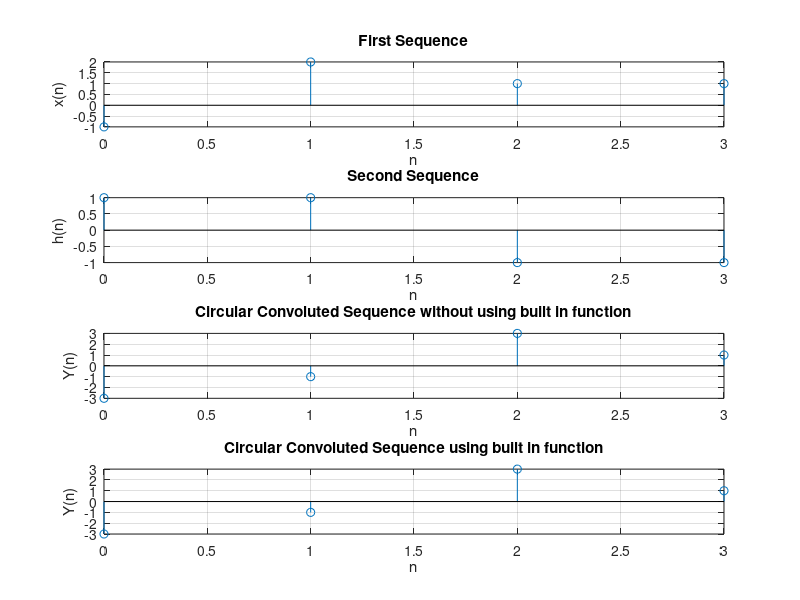

This figure's MATLAB source:
clc;
clear all;
close all;
x = [-1 2 1 1]; % first sequence
h = [1 1 -1 -1]; % second sequence

m=length(x);%length of sequence x(n)
n=length(h);%length of sequence h(n)
N=max(m,n);%length of output sequence y(n)

%For equating both sequence length
x=[x,zeros(1,N-m)];
h=[h,zeros(1,N-n)];

% circular convolution using formula
for n=1:N
    Y(n)=0;
    for i=1:N
        j=n-i+1;
        if(j<=0)
            j=N+j;
        end
        Y(n)=[Y(n)+x(i)*h(j)];
    end
end
n=0:N-1;%Range of all Sequences

% display and ploting signals
subplot(411)
stem(n,x)
xlabel('n')
ylabel('x(n)')
title('First Sequence')
grid on;

subplot(412)
stem(n,h)
xlabel('n')
ylabel('h(n)')
title('Second Sequence')
grid on;

subplot(413)
stem(n,Y)
xlabel('n')
ylabel('Y(n)')
title('Circular Convoluted Sequence without using built in function')
grid on;

subplot(414)
stem(n,cconv(x,h,N))
xlabel('n')
ylabel('Y(n)')
title('Circular Convoluted Sequence using built in function')
grid on;

disp('first sequence');disp(x);
disp('second sequence');disp(h)
disp('Circular Convoluted Sequence without using built in function');disp(Y)
disp('Circular Convoluted Sequence using built in function');disp(cconv(x,h,N))